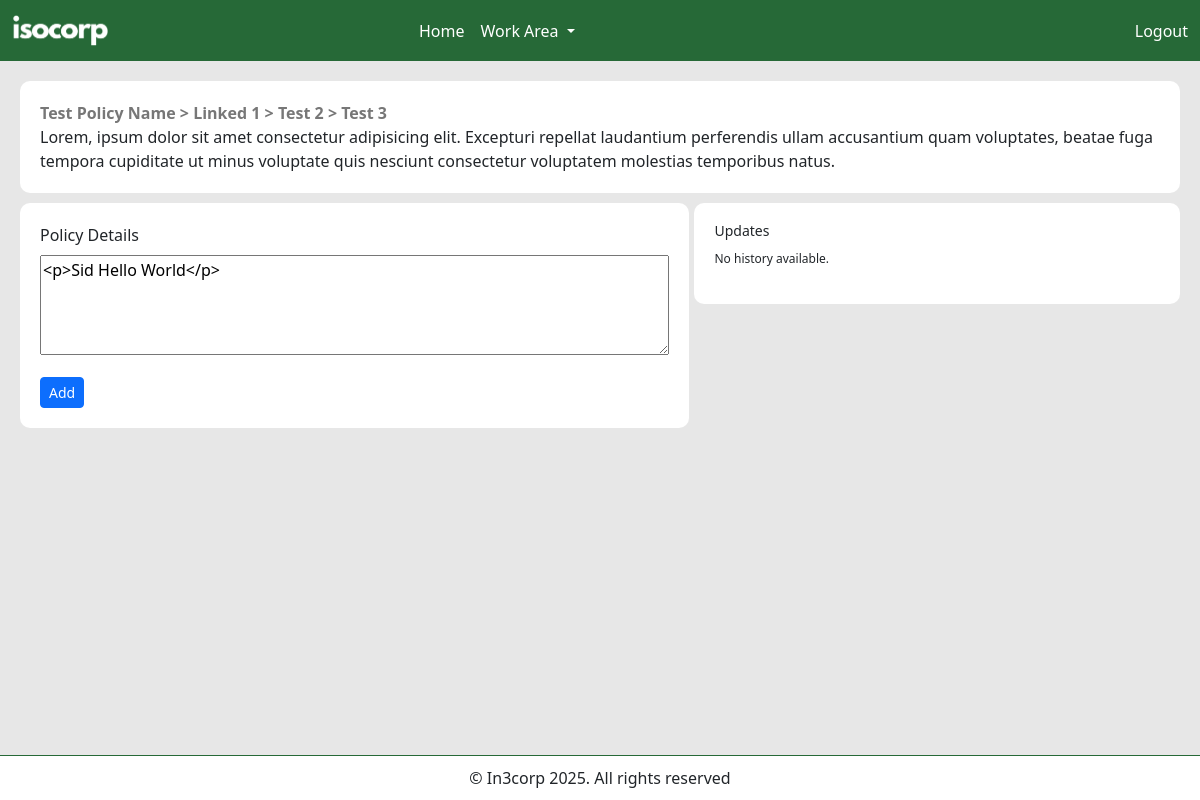
The app's page /all-code/edit-policy-details.php?control_id=1 with its own data.
### tables this page shows
CREATE TABLE `controls` (
  `control_id` int(11) NOT NULL,
  `control_name` varchar(255) DEFAULT NULL,
  `control_linked_1` varchar(100) DEFAULT NULL,
  `control_linked_2` varchar(100) DEFAULT NULL,
  `control_linked_3` varchar(100) DEFAULT NULL,
  `control_details` blob,
  `control_support` blob,
  `control_doc` varchar(100) DEFAULT NULL,
  `control_doc_version` varchar(100) DEFAULT NULL,
  `control_doc_path` varchar(100) DEFAULT NULL,
  `control_assigned_to` varchar(100) DEFAULT NULL,
  `control_due_date` varchar(100) DEFAULT NULL,
  `control_update_date` varchar(100) NOT NULL,
  `control_added_by` varchar(100) NOT NULL,
  `control_status` varchar(100) DEFAULT NULL,
  `control_added_date` varchar(100) DEFAULT NULL
);

### all-code/screens/policies/edit-policy-details.php (the view, shortened to what this page needs)
<?php
if (isset($_GET['control_id'])) {
    $control_id = $_GET['control_id'];
    $query = "SELECT * FROM controls WHERE `control_id` = '$control_id'";
    $result = mysqli_query($connection, $query);
    $fetched_control_name = "";
    $fetched_control_linked_1 = "";
    $fetched_control_linked_2 = "";
    $fetched_control_linked_3 = "";
    $fetched_control_details = "";
    while ($row = mysqli_fetch_assoc($result)) {
        $fetched_control_name = $row['control_name'];
        $fetched_control_linked_1 = $row['control_linked_1'];
        $fetched_control_linked_2 = $row['control_linked_2'];
        $fetched_control_linked_3 = $row['control_linked_3'];
        $fetched_control_details = $row['control_details'];
        $fetched_control_support = $row['control_support'];
    }
}
?>
<div class="tab">
    <p style="font-weight: 600 !important; color: #777;">
        <?php echo $fetched_control_name ?>
        <?php if (!empty($fetched_control_linked_1)) {
            echo "> " . $fetched_control_linked_1;
        } else {
            echo "";
        } ?>
        <?php if (!empty($fetched_control_linked_2)) {
            echo "> " . $fetched_control_linked_2;
        } else {
            echo "";
        } ?>
        <?php if (!empty($fetched_control_linked_3)) {
            echo "> " . $fetched_control_linked_3;
        } else {
            echo "";
        } ?>
    </p>
    <p><?php echo $fetched_control_details ?></p>
</div>

### all-code/screens/policies/upload-supporting-content.php (shortened to what this page needs)
<div class="mb-5" style="margin-right: 5px; width: 100% !important">
    <form action="" method="POST" class="policy-txt-editor mb-3" style="background-color: #fff;">
        <div class="WYSIWYG-editor mb-3">
            <label for="editorNew" class="form-label">Policy Details</label>
            <textarea id="editorNew" name="control_support"><?php echo $fetched_control_support ?></textarea>
        </div>
        <button type="submit" name="add-details" class="btn btn-sm btn-primary">Add</button>
    </form>
</div>

### all-code/assets/styles.css (style rules this page uses)
body { background-color: #e7e7e7; }
.tab { background-color: #fff; padding: 20px; border-radius: 10px; }
.tab p { margin: 0; }
.policy-txt-editor { background-color: #fff; margin-top: 10px; padding: 20px; border-radius: 10px; }
.WYSIWYG-editor textarea { width: 100% !important; height: 100px; }

### records on screen
controls: control_name "Test Policy Name", control_linked_1 "Linked 1", control_linked_2 "Test 2", control_linked_3 "Test 3", control_details "Lorem, ipsum dolor sit amet consectetur adipisicing elit. Excepturi repellat laudantium perferendis ullam accusantium quam voluptates, beatae fuga tempora cupiditate ut minus voluptate quis nesciunt consectetur voluptatem molestias temporibus natus.", control_support "<p>Sid Hello World</p>"
